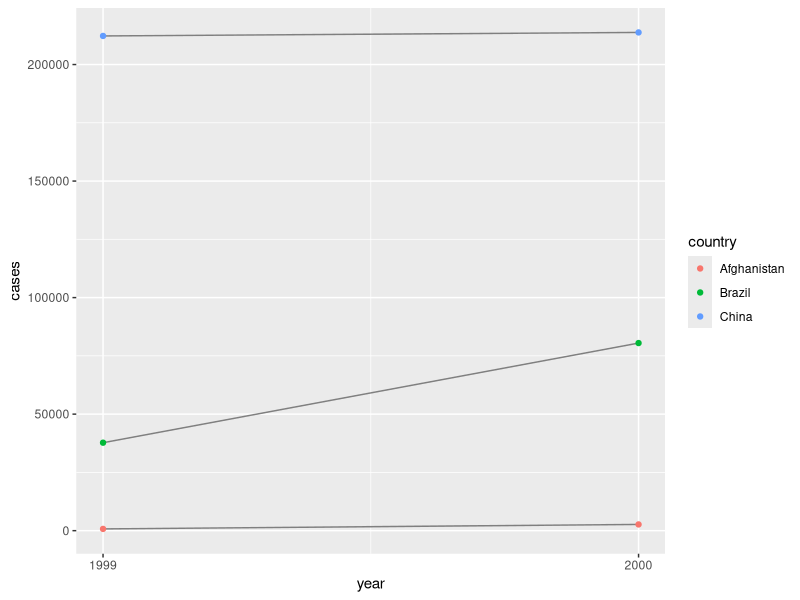
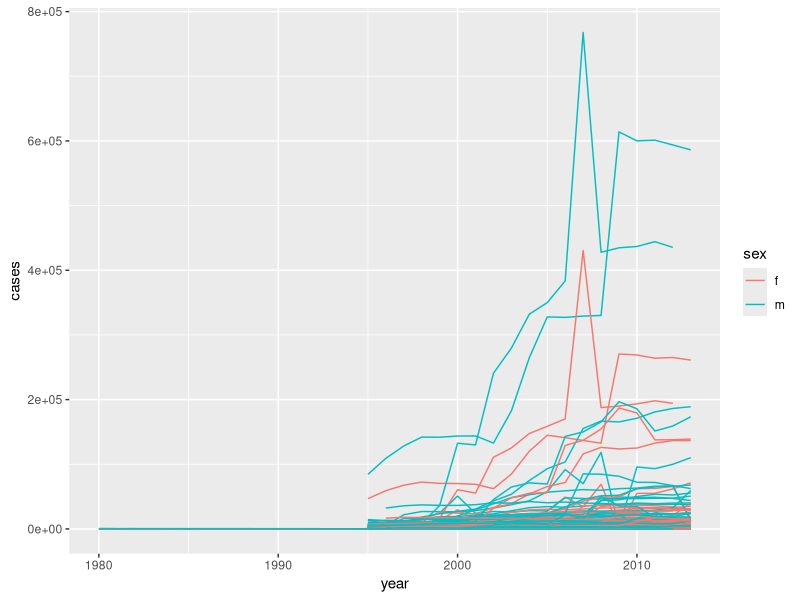

Generate these figures, in order, with R:
## ---- chunk 1
library(tidyverse)
## ---- chunk 2
table2 %>% spread(type, count) %>% 
	mutate(cases_per_cap = (cases / population) * 10000) %>%
	gather(key=type, value=count, cases, population, cases_per_cap)
## ---- chunk 3
table4a %>% inner_join(table4b, by="country") %>% 
	mutate(`1999`=`1999.x`/`1999.y`*10000, 
		`2000`=`2000.x`/`2000.y`*10000) %>%
	select(country, `1999`, `2000`)
## ---- chunk 4
table2 %>% filter(type=="cases") %>%
	ggplot(aes(year, count)) +
	geom_line(aes(group=country), colour="grey50") +
	geom_point(aes(colour=country)) +
	scale_x_continuous(breaks=unique(table2$year)) +
	ylab("cases")
## ---- chunk 5
people <- tribble(
  ~name,             ~key,    ~value,
  #-----------------|--------|------
  "Phillip Woods",   "age",       45,
  "Phillip Woods",   "height",   186,
  "Phillip Woods",   "age",       50,
  "Jessica Cordero", "age",       37,
  "Jessica Cordero", "height",   156
)

people %>% mutate(id=rep(1:nrow(people))) %>% spread(key=key, value=value)
## ---- chunk 6
preg <- tribble(
  ~pregnant, ~male, ~female,
  "yes",     NA,    10,
  "no",      20,    12
)

preg %>% gather(male, female, key=pregnant, value=sex, na.rm = TRUE)
## ---- chunk 7
tibble(x = c("a,b,c", "d,e,f,g", "h,i,j")) %>% 
  separate(x, c("one", "two", "three"))

tibble(x = c("a,b,c", "d,e", "f,g,i")) %>% 
  separate(x, c("one", "two", "three"))
## ---- chunk 8
tibble(x = c("a,b,c", "d,e,f,g", "h,i,j")) %>%
	separate(x, c("one", "two", "three"), extra="merge")
tibble(x = c("a,b,c", "d,e", "f,g,i")) %>%
	separate(x, c("one", "two", "three"), fill="right")
## ---- chunk 9
who %>% complete(year, country) %>% nrow()

who %>% nrow()
## ---- chunk 10
who %>% gather(key, value, new_sp_m014:newrel_f65, na.rm = TRUE) %>%
	separate(key, c("new", "var", "sexage")) %>%
	select(-new, -iso2, -iso3) %>%
	separate(sexage, c("sex", "age"), sep = 1)
## ---- chunk 11
who %>% nest(-country) %>% nrow()

who %>% nest(-country, -iso2, -iso3) %>% nrow()
## ---- chunk 12
who %>% gather(key, value, new_sp_m014:newrel_f65, na.rm = TRUE) %>% 
	mutate(key = stringr::str_replace(key, "newrel", "new_rel")) %>%
	separate(key, c("new", "var", "sexage")) %>% 
	select(-new, -iso2, -iso3) %>% 
	separate(sexage, c("sex", "age"), sep = 1) %>%
	group_by(country, year, sex) %>%
	summarize(cases=sum(value)) %>%
	unite(country_sex, country, sex, remove=FALSE) %>%
	ggplot(aes(x=year, y=cases, group=country_sex, color=sex)) +
	geom_line()
